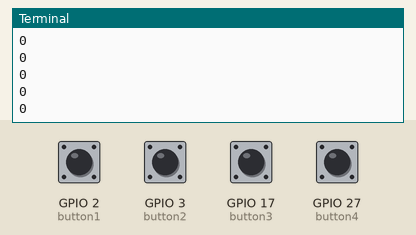
Simulated run of this program. Board: Raspberry Pi (BCM pin numbers). Shown: the last lines printed to the terminal. The inputs (shaded band) are chosen by the test bench; at power-on: GPIO 2 (button1), GPIO 3 (button2), GPIO 17 (button3), GPIO 27 (button4) HIGH.

Above: at 1.2 s.
1.3 s: GPIO 2 (button1) pulled LOW for 0.15 s
At 1.31 s:
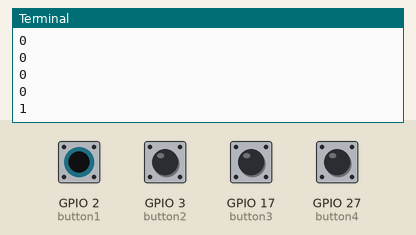
2.9 s: GPIO 3 (button2) pulled LOW for 0.15 s
At 2.91 s:
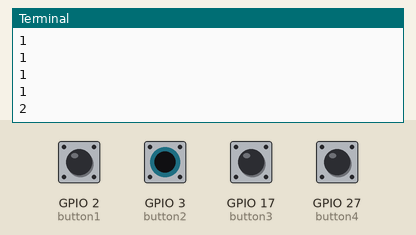
4.5 s: GPIO 17 (button3) pulled LOW for 0.15 s
At 4.51 s:
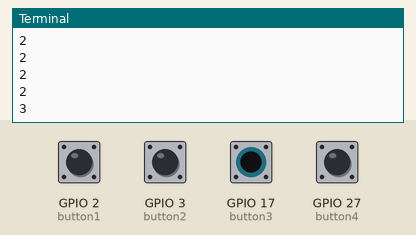
Timing chart, 0 to 7.5 s (numbered marks = the images above; inputs shaded):
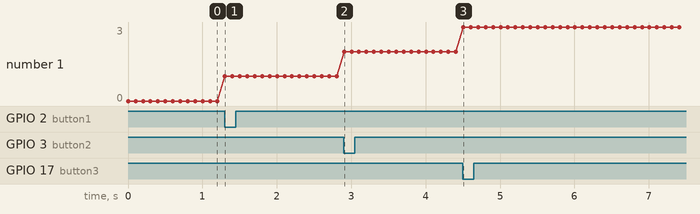

The program:

1_setup4.py
```python
from gpiozero import LED, Button
from time import sleep

button1 = Button(2)
button2 = Button(3)
button3 = Button(17)
button4 = Button(27)

count = 0

while True:
	if button1.is_pressed and count == 0:
		count = 1
	if button2.is_pressed and count == 1:
		count = 2
	if button3.is_pressed and count == 2:
		count = 3
	if button4.is_pressed:
		count = 0

	print(count)
	sleep(0.1)
```

Measured:
- after the input at 1.3 s, the terminal: prints a new line at once (image 1)
- after the input at 2.9 s, the terminal: prints a new line at once (image 2)
- after the input at 4.5 s, the terminal: prints a new line at once (image 3)
- plotted number 1: 0 → 1 after the input at 1.3 s, 1 → 2 after the input at 2.9 s, 2 → 3 after the input at 4.5 s
